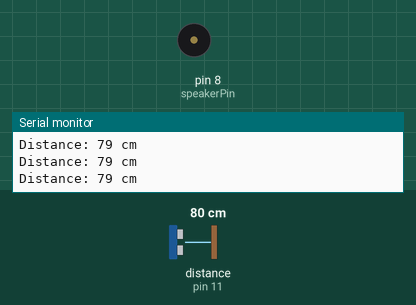
The sketch below on a simulated Arduino Uno, built with avr-gcc and run on an emulated ATmega328P. Shown: buzzer (waves = sounding), the last lines printed to the serial monitor. Wiring (inferred from the names in the program): ultrasonic range finder: trigger pin 12; echo pin 11. The test bench sets the inputs (shaded band); at power-on: distance to the obstacle (sensor on pin 11) 80 cm. The echo pulse lasts 58.3 µs per cm.

Above: at 1.2 s.
1.3 s: distance to the obstacle (sensor on pin 11) set to 18 cm
2.8 s: distance to the obstacle (sensor on pin 11) set to 14 cm
At 3.4 s:
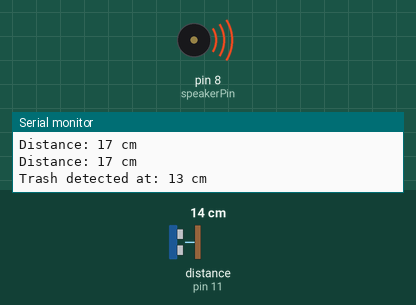
5.8 s: distance to the obstacle (sensor on pin 11) set to 35 cm
At 5.8 s:
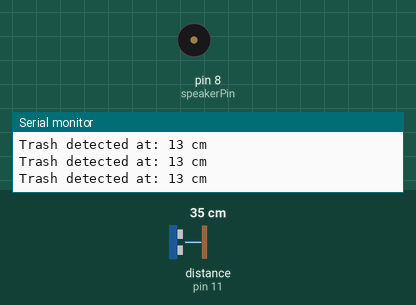
Timing chart, 0 to 8.8 s (numbered marks = the images above; inputs shaded):
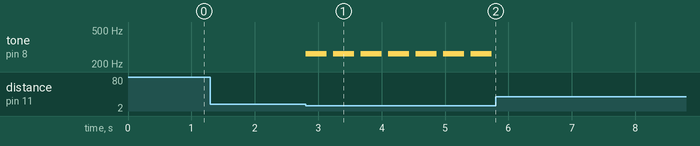

Measured:
- the behaviour switches between 16 and 15 cm on distance to the obstacle (sensor on pin 11) (found by bisection; images 0 and 1)
- after the input at 2.8 s, tone on pin 8 (speakerPin): alternates 262 Hz for 0.33 s and silent for 0.10 s, starting at once
- after the input at 5.8 s, tone on pin 8 (speakerPin): stops changing and stays silent

The sketch:

HC_SR04_Speaker_v2_TrashDetection.ino
```cpp
/*
 HC-SR04 Ultrasonic Sensor
 Range: 2 cm - 400 cm
 Resolution: 0,3 cm
 Echo (receives the signal) to Arduino pin 13
 Trig (sends the signal) to Arduino pin 12
 If connecting using a single pin, specify the same pin for both trigger_pin and echo_pin as the same pin is doing both functions
 VCC to arduino 5v, GND to arduino GND
 */

#define NOTE_C4  262

//Ultrasonic sensor
int trigPin = 12;
int echoPin = 11;

bool trashDetection = false;

//Speaker
int speakerPin = 8;

void setup() {
  //Ultrasonic sensor
  pinMode (2, OUTPUT); //attach vcc to pin 2 on Arduino
  pinMode (5, OUTPUT); //attach GND to pin 5 on Arduino

  // initialize serial communication:
  Serial.begin(9600);
}

void loop() {
  digitalWrite(2, HIGH);
  // establish variables for duration of the ping,
  // and the distance result in inches and centimeters.
  long duration, distance;

  // The ping is triggered by a HIGH pulse of 2 or more microseconds.
  // Give a short LOW pulse beforehand to ensure a clean HIGH pulse.
  pinMode(trigPin, OUTPUT);// attach pin 3 to Trig
  digitalWrite(trigPin, LOW);
  delayMicroseconds(2);
  digitalWrite(trigPin, HIGH);
  delayMicroseconds(5);
  digitalWrite(trigPin, LOW);

  // The same pin is used to read the signal from the ping. The ping is a
  // HIGH pulse, whose duration is the time (in microseconds) from the sending
  // of the ping to the reception of its echo off of an object.
  pinMode (echoPin, INPUT);//attach pin 4 to Echo
  duration = pulseIn(echoPin, HIGH);

  // convert the time into a distance in cm
  distance = microsecondsToCm(duration);

  if (distance > 1 && distance < 15) {
    trashDetection = true;
    playTone(NOTE_C4, 3);
    Serial.print("Trash detected at: ");
    Serial.print(distance);
    Serial.println(" cm");
    trashDetection = false;
  } else {
    Serial.print("Distance: ");
    Serial.print(distance);
    Serial.println(" cm");
//    delay(100);
  }
}


void playTone(int note, int noteDuration) {
  // to calculate the note duration, take one second divided by the note type.
  //e.g. quarter note = 1000 / 4, eighth note = 1000/8, etc.

  int duration = 1000 / noteDuration;
  tone(8, note, duration);

  // to distinguish the notes, set a minimum time between them.
  // the note's duration + 30% seems to work well:
  int pauseBetweenNotes = duration * 1.30;
  delay(pauseBetweenNotes);
  // stop the tone playing:
  noTone(8);
}

long microsecondsToCm(long microseconds) {
  //The soundwave is travelling from the sensor to the object and back again from
  //the object to the sensor. Therefor to get the distance to the object (in microsenconds)
  //we need to devide it by 2. Next we devide by 29.1 to get a distance in cm.
  return (microseconds / 2) / 29.1;
}
```
